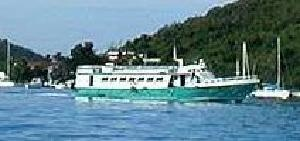
#> input picture SIFT_Classifier/false/0-ferry-airplanes.jpg, 300 x 141 px, given as the content of the folder Caltech20/training, which was not available
$ python test_model.py
#> lines starting #> are read from the running program, lines starting #| are printed output that depends on the picture; pictures that were not available may be replaced by others from this repository, and a replacement may not be noted
### SIFT_Classifier/data_loader.py
import cv2
import os
from random import shuffle
import numpy as np


class DataLoader():
    def __init__(self, train=True, do_shuffle=True) -> None:
#> called with train = True, do_shuffle = True
        if train:
            self.path = 'Caltech20/training'
        else:
            self.path = 'Caltech20/testing'
        self.classes = [x for x in os.listdir(self.path) if x[0] != '.']

        self.data = []
        for cls in self.classes:
            files = os.listdir(f'{self.path}/{cls}')
            for file in files:
                    self.data.append((f'{self.path}/{cls}/{file}', cls))
        if do_shuffle:
            shuffle(self.data)
        self.class_dict = {}
        for i, cls in enumerate(self.classes):
            self.class_dict[cls] = i

    def __len__(self):
        return len(self.data)

    def __getitem__(self, i):
        img = self.data[i][0]
        cls = self.data[i][1]

        img = cv2.imread(img)

        return (img, cls)

### SIFT_Classifier/train.py
import cv2
from numpy.core.fromnumeric import shape
from data_loader import DataLoader
import numpy as np
from sklearn.cluster import KMeans, AgglomerativeClustering, SpectralClustering
from sklearn.svm import SVC
import pickle
import os
from datetime import datetime
from sklearn.metrics.pairwise import chi2_kernel
from sklearn.model_selection import KFold
from sklearn.metrics import f1_score, confusion_matrix
import matplotlib.pyplot as plt
import seaborn as sn
import pandas as pd

# [5 lines left out: function pretty_print_matrix, not called in this run]

def evaluate_model(X, Y, classifier):
    k_fold = KFold(5, shuffle=True, random_state=1)

    predicted_targets = np.array([])
    actual_targets = np.array([])

    for train_ix, validation_ix in k_fold.split(X):
        train_x, train_y, validation_x, validation_y = X[train_ix], Y[train_ix], X[validation_ix], Y[validation_ix]

        classifier.fit(train_x, train_y)

        predicted_labels = classifier.predict(validation_x)

        predicted_targets = np.append(predicted_targets, predicted_labels)
        actual_targets = np.append(actual_targets, validation_y)

    return predicted_targets, actual_targets


def train(train_loader, clustering = 'k-means', n_features = 100, classifier = 'SVM', training_variables=True, kernels=['linear', chi2_kernel], Cs=[1,10,20,30], path='summary'):

    classes_inverted = {v: k for k, v in train_loader.class_dict.items()}
    classes_inverted = [classes_inverted[i] for i in range(len(classes_inverted))]

    # Check if features are extracted before
    if training_variables and os.path.exists('training_variables.dat'):
        with open('training_variables.dat', 'rb+') as file:
            (embeddings, Y, images) = pickle.load(file)
    else:
        sift = cv2.SIFT_create()
        embeddings = np.empty((0,128), dtype=np.float32)
        Y = np.empty((0,), dtype=np.int8)
        images = []

        # Extract SIFT keypoints
        for (img, cls) in train_loader:
            _, des = sift.detectAndCompute(img,None)
            if des is None:
                continue
            images.append((embeddings.shape[0], embeddings.shape[0]+des.shape[0]))
            embeddings = np.vstack((embeddings, des))
            Y = np.append(Y, train_loader.class_dict[cls])
#> this loop made 1 pass
#> pass 1, in train, `embeddings = np.vstack((embeddings, des))`:
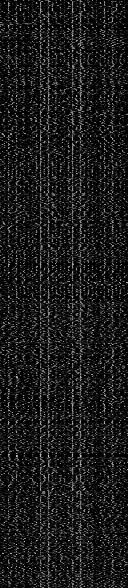
#> embeddings: shape (588, 128) float32; min 0, max 206, mean 27.1
#> after the loop, images = [(0, 588)]
        with open('training_variables.dat', 'wb+') as file:
            pickle.dump((embeddings, Y, images),file)

    # Choose Clustering Algorithm
    if clustering == 'k-means':
        cluster = KMeans(n_features)
    if clustering == 'spectral':
        cluster = SpectralClustering(n_features)
    if clustering == 'agg':
        cluster = AgglomerativeClustering(n_features)

    # Calculate cluster centers
    clusters = cluster.fit_predict(embeddings)
#> clusters = 588 values, max 499 at index 229, min 0 at index 322, mean 230.4


    # Calculate bag-of-feature-words
    X = np.zeros((len(images), n_features))
    for i, image in enumerate(images):
        feature_words = clusters[image[0]: image[1]]
        for j in range(feature_words.shape[0]):
            X[i, feature_words[j]] += 1
#> this loop made 1 pass

    # Make classification
    X_max = np.max(X)
#> X_max = 9
    X = X/X_max

    file = open(f'{path}/{n_features}.txt', 'w+')
    print('### GRID SEARCH STARTED ###')
    trials = []
    best_model = None
    best_score = 0
    for kernel in kernels:
        for C in Cs:
            clsfr = SVC(C=C, kernel=kernel, gamma=.5)
            y_pred, y_true = evaluate_model(X,Y,clsfr)
            f1_macro = f1_score(y_true, y_pred, average='macro')
            f1_per_class = f1_score(y_true, y_pred, average=None)
            conf = confusion_matrix(y_true, y_pred)
            if kernel == 'linear':
                kernel_string = 'linear'
            else:
                kernel_string = 'chi2'
            result = {
                'C' : C,
                'kernel' : kernel_string,
                'f1_macro' : f1_macro,
                'f1_per_class' : f1_per_class,
                'confusion_matrix' : conf
            }
            if f1_macro > best_score:
                best_model = clsfr
                best_score = f1_macro

            #### Pretty Print ####
            print(f'C = {C}\tKernel = {kernel_string}\tF1 Macro: {f1_macro}')
            print('F1 Per Class:')
            print(' '.join([f'{f1_per_class[i]:.2f}' for i in range(f1_per_class.shape[0])]))
            print('Confusion Matrix:')
            pretty_print_matrix(conf)
            print('---------------------------------------------------------')

            string = f'C = {C}\tKernel = {kernel_string}\tF1 Macro: {f1_macro}\n'
            string += f'F1 Per Class:\n'
            string += ' & '.join([f'{f1_per_class[i]:.2f}' for i in range(f1_per_class.shape[0])])
            string += '\nConfusion Matrix:\n'
            for i in range(conf.shape[0]):
                for j in range(conf.shape[1]):
                    string += f'{conf[i,j]:3d} & '
                string = string[:-2] + '\\\\\n'
            string += '\n---------------------------------------------------------------\n'
            file.write(string)
            trials.append(result)

            df_cm = pd.DataFrame(conf, index = classes_inverted, columns = classes_inverted)
            plt.figure(figsize = (13,12))
            sn.heatmap(df_cm, annot=True, fmt='g', square=True)
            plt.xlabel('Predicted Classes')
            plt.ylabel('True Classes')
            plt.title(f'Confusion Matrix for K={n_features} C={C} {kernel_string.capitalize()}')
            plt.savefig(f'{path}/cm-{n_features}-{kernel_string}-{C}.png', )
#> after the loop, best_score = 0; trials = []
    file.close()
    return cluster, best_model, best_score, X_max, trials


### SIFT_Classifier/test_model.py
from data_loader import DataLoader
import numpy as np

from train import train
from test import test
from sklearn.metrics.pairwise import chi2_kernel
from datetime import datetime
import os

n_features = 500
Cs = [30]
kernels = [chi2_kernel]

if __name__ == '__main__':

    os.system('clear')
    print(datetime.now().strftime("%H:%M:%S") + '\tSession started!')
    train_loader = DataLoader()
    print(f'##### Training with the Best Parameters #####')
#> (the run stopped early here; a loop or call above may not have finished)

$ run again, on SIFT_Classifier/false/17-ferry-car_side.jpg
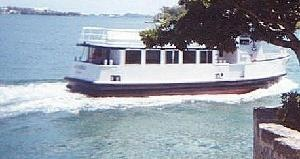
#> input picture SIFT_Classifier/false/17-ferry-car_side.jpg, 300 x 159 px, given as the content of the folder Caltech20/training, which was not available
#> the loop in train, `for (img, cls) in train_loader:` made 1 pass
#> pass 1, in train, `embeddings = np.vstack((embeddings, des))`:
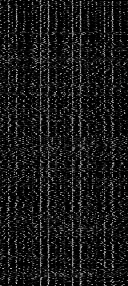
#> embeddings: shape (286, 128) float32; min 0, max 220, mean 24.3
#> after the loop in train, `for (img, cls) in train_loader:`: images = [(0, 286)]

$ run again, on SIFT_Classifier/false/18-ferry-airplanes.jpg
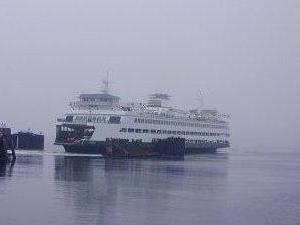
#> input picture SIFT_Classifier/false/18-ferry-airplanes.jpg, 300 x 225 px, given as the content of the folder Caltech20/training, which was not available
#> the loop in train, `for (img, cls) in train_loader:` made 1 pass
#> pass 1, in train, `embeddings = np.vstack((embeddings, des))`:
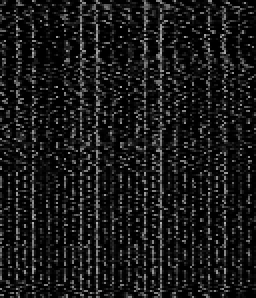
#> embeddings: shape (149, 128) float32 (shown 2 times larger); min 0, max 180, mean 25
#> after the loop in train, `for (img, cls) in train_loader:`: images = [(0, 149)]

$ run again, on SIFT_Classifier/false/3-strawberry-yin_yang.jpg
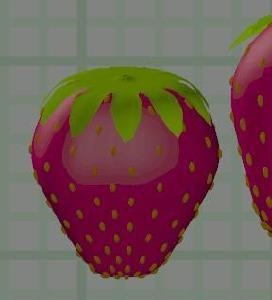
#> input picture SIFT_Classifier/false/3-strawberry-yin_yang.jpg, 272 x 300 px, given as the content of the folder Caltech20/training, which was not available
#> the loop in train, `for (img, cls) in train_loader:` made 1 pass
#> pass 1, in train, `embeddings = np.vstack((embeddings, des))`:
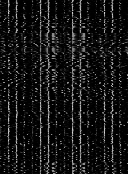
#> embeddings: shape (174, 128) float32; min 0, max 211, mean 21.3
#> after the loop in train, `for (img, cls) in train_loader:`: images = [(0, 174)]
